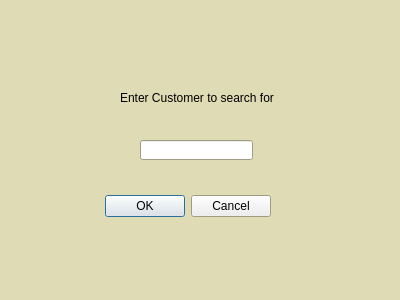
<?xml version="1.0" encoding="UTF-8"?>
<ui version="4.0">
 <class>searchMem</class>
 <widget class="QDialog" name="searchMem">
  <property name="geometry">
   <rect>
    <x>0</x>
    <y>0</y>
    <width>400</width>
    <height>300</height>
   </rect>
  </property>
  <property name="palette">
   <palette>
    <active>
     <colorrole role="Base">
      <brush brushstyle="SolidPattern">
       <color alpha="255">
        <red>255</red>
        <green>255</green>
        <blue>255</blue>
       </color>
      </brush>
     </colorrole>
     <colorrole role="Window">
      <brush brushstyle="SolidPattern">
       <color alpha="255">
        <red>223</red>
        <green>219</green>
        <blue>180</blue>
       </color>
      </brush>
     </colorrole>
    </active>
    <inactive>
     <colorrole role="Base">
      <brush brushstyle="SolidPattern">
       <color alpha="255">
        <red>255</red>
        <green>255</green>
        <blue>255</blue>
       </color>
      </brush>
     </colorrole>
     <colorrole role="Window">
      <brush brushstyle="SolidPattern">
       <color alpha="255">
        <red>223</red>
        <green>219</green>
        <blue>180</blue>
       </color>
      </brush>
     </colorrole>
    </inactive>
    <disabled>
     <colorrole role="Base">
      <brush brushstyle="SolidPattern">
       <color alpha="255">
        <red>223</red>
        <green>219</green>
        <blue>180</blue>
       </color>
      </brush>
     </colorrole>
     <colorrole role="Window">
      <brush brushstyle="SolidPattern">
       <color alpha="255">
        <red>223</red>
        <green>219</green>
        <blue>180</blue>
       </color>
      </brush>
     </colorrole>
    </disabled>
   </palette>
  </property>
  <property name="windowTitle">
   <string>Dialog</string>
  </property>
  <widget class="QDialogButtonBox" name="buttonBox">
   <property name="geometry">
    <rect>
     <x>-70</x>
     <y>190</y>
     <width>341</width>
     <height>32</height>
    </rect>
   </property>
   <property name="orientation">
    <enum>Qt::Horizontal</enum>
   </property>
   <property name="standardButtons">
    <set>QDialogButtonBox::Cancel|QDialogButtonBox::Ok</set>
   </property>
  </widget>
  <widget class="QLineEdit" name="searchInput">
   <property name="geometry">
    <rect>
     <x>140</x>
     <y>140</y>
     <width>113</width>
     <height>20</height>
    </rect>
   </property>
  </widget>
  <widget class="QLabel" name="label">
   <property name="geometry">
    <rect>
     <x>120</x>
     <y>90</y>
     <width>171</width>
     <height>16</height>
    </rect>
   </property>
   <property name="text">
    <string>Enter Customer to search for</string>
   </property>
  </widget>
  <widget class="QLabel" name="label_3">
   <property name="geometry">
    <rect>
     <x>0</x>
     <y>230</y>
     <width>71</width>
     <height>81</height>
    </rect>
   </property>
   <property name="text">
    <string/>
   </property>
   <property name="pixmap">
    <pixmap>assets/TeamDirtSolo.png</pixmap>
   </property>
   <property name="scaledContents">
    <bool>true</bool>
   </property>
  </widget>
 </widget>
 <resources/>
 <connections>
  <connection>
   <sender>buttonBox</sender>
   <signal>accepted()</signal>
   <receiver>searchMem</receiver>
   <slot>accept()</slot>
   <hints>
    <hint type="sourcelabel">
     <x>248</x>
     <y>254</y>
    </hint>
    <hint type="destinationlabel">
     <x>157</x>
     <y>274</y>
    </hint>
   </hints>
  </connection>
  <connection>
   <sender>buttonBox</sender>
   <signal>rejected()</signal>
   <receiver>searchMem</receiver>
   <slot>reject()</slot>
   <hints>
    <hint type="sourcelabel">
     <x>316</x>
     <y>260</y>
    </hint>
    <hint type="destinationlabel">
     <x>286</x>
     <y>274</y>
    </hint>
   </hints>
  </connection>
 </connections>
</ui>
